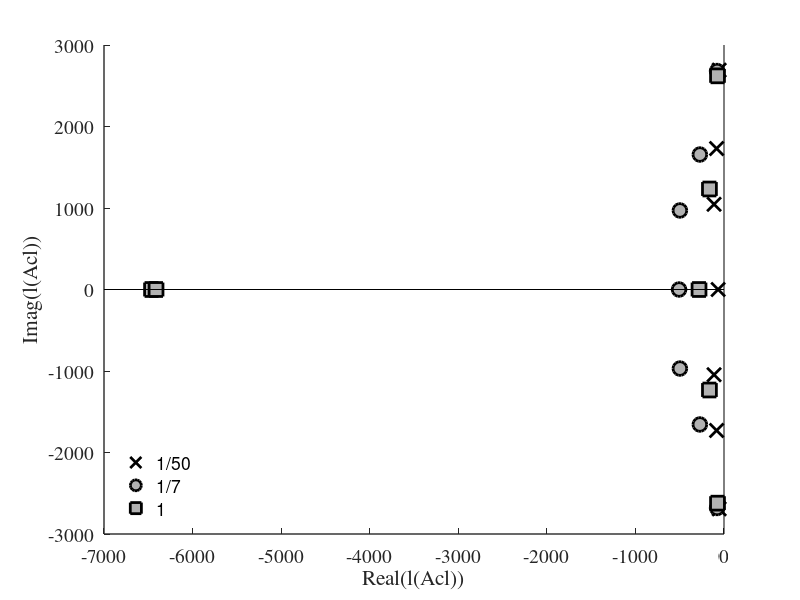

The MATLAB script that drew this image: (Note: this script raises an error after producing the figure.)
% =========================================================================
% HVDC - four-terminal scheme
% 
% Developed by: F. Bianchi, E. Prieto, S. Matta
%% =========================================================================
close all, clear all
fpath = './DCtech';

% =========================================================================
%% Network values
C1 = 150e-6;
C2 = 150e-6;
C3 = 150e-6;
C4 = 150e-6;
R1 = 0.5;
R2 = 0.25;
R3 = 0.4;
L1 = 0.005;
L2 = 0.0025;
L3 = 0.004;

% State-space model
A = [0,     0,      0,     0,      -1/C1,   -1/C1,    0;
     0,     0,      0,     0,       0,       1/C2,   -1/C2;
     0,     0,      0,     0,       1/C3,    0,       0;
     0,     0,      0,     0,       0,       0,       1/C4;
     1/L1,  0,     -1/L1,  0,      -R1/L1,   0,       0;
     1/L2, -1/L2,   0,     0,       0,      -R2/L2,   0;
     0,     1/L3,   0,    -1/L3,    0,       0,      -R3/L3];
B = [1/C1,  0,      0,     0;
     0,     1/C2,   0,     0;
     0,     0,     -1/C3,  0;
     0,     0,      0,    -1/C4;
     0,     0,      0,     0;
     0,     0,      0,     0;
     0,     0,      0,     0];
C = [1, 0,  0,  0,  0,  0,  0;
     0, 1,  0,  0,  0,  0,  0;
     0, 0,  1,  0,  0,  0,  0;
     0, 0,  0,  1,  0,  0,  0];
D = zeros(4);

Bw = B(:,1:2); Bu = B(:,3:4);
Cz = C(1:2,:); Cy = C(3:4,:);

% =========================================================================
% Open loop transfers
G = ss(A,B,C,D);

Gzw = G(1:2,1:2); zpk(Gzw); 
Gzu = G(1:2,3:4); zpk(Gzu); 
Gyw = G(3:4,1:2); zpk(Gyw); 
Gyu = G(3:4,3:4); zpk(Gyu); 

% gains
Kgi = [100 50 20 7 3 1];
Kg  = 1./Kgi;
for ii=1:length(Kgi)
    lgtext{ii} = sprintf('1/%d',Kgi(ii));
end
lgtext{6} = '1';
P  = diag([1 1]);
% colors
ColorSet = diag(linspace(0,0.5,2))*ones(2,3);
LineSet  = {'-','--','-.'};

% =========================================================================
%% Stability
%
Hf = figure('Name','Closed loop poles');
Ha = axes('ColorOrder', ColorSet,...
    'LineWidth',1,...
    'Fontname','times',...
    'Fontsize',14,...
    'NextPlot','add');

%for ii=1:2:length(Kg)
ii = 2;
eiAcl(:,ii) = eig(A+Kg(ii)*Bu*P*Cy);
plot(real(eiAcl(:,ii)),imag(eiAcl(:,ii)),'x',...
    'MarkerEdgeColor',ColorSet(1,:),...
    'MarkerFaceColor',ColorSet(1,:),...
    'LineWidth',2,...
    'MarkerSize',10)
ii = 4;
eiAcl(:,ii) = eig(A+Kg(ii)*Bu*P*Cy);
plot(real(eiAcl(:,ii)),imag(eiAcl(:,ii)),'o',...
    'MarkerEdgeColor',ColorSet(1,:),...
    'MarkerFaceColor',0.7*[1 1 1],...
    'LineWidth',2,...
    'MarkerSize',10)
ii = 6;
eiAcl(:,ii) = eig(A+Kg(ii)*Bu*P*Cy);
plot(real(eiAcl(:,ii)),imag(eiAcl(:,ii)),'s',...
    'MarkerEdgeColor',ColorSet(1,:),...
    'MarkerFaceColor',0.7*[1 1 1],...
    'LineWidth',2,...
    'MarkerSize',10)
plot([0 0],3000*[-1 1],'k')
plot([-7000 0],[0 0],'k')
% end
% ylabel('Imag(\lambda(A_{cl}))'); xlabel('Real(\lambda(A_{cl}))');
ylabel('Imag(l(Acl))'); xlabel('Real(l(Acl))');
legend(lgtext{[2 4 6]},'Location','SouthWest'), legend boxoff
print('-depsc2',[fpath 'fig_eigAcl_c1.eps'])

% det(1+L(jw))
% w = logspace(-1,4,2000);
% LL1 = frd(eye(2)+Gyu,w); rLL1 = frdata(LL1);
% LL2 = frd(eye(2)+5*Gyu,w); rLL2 = frdata(LL2);
% for ii=1:length(w)
%     dl1(ii) = det(rLL1(:,:,ii));
%     dl2(ii) = det(rLL2(:,:,ii));
% end
% plot(real(dl1),imag(dl1))
% hold
% plot(real(dl2),imag(dl2),'r')


% =========================================================================
%% Closed loop transfers
systemnames = 'G';
inputvar = '[w{2};r{2};u{2}]';
outputvar = '[G(1:2);-r+G(3:4);-r+G(3:4)]';
input_to_G = '[w;u]';
G2 = sysic;

clear Gcl
for ii=1:length(Kg)
    Gcl(:,:,ii) = lft(G2,Kg(ii)*P);
end

% frequencies
w = 2*pi*logspace(-1,3,1000);

% -------------------------------------------------------------------------
%% Figure: sensivitity
S = Gcl(3:4,3:4,:);
%
Hf = figure('Name','S');
Ha = axes('ColorOrder', ColorSet,'LineStyleOrder', LineSet,...
    'LineWidth',1,...
    'Fontname','times',...
    'Fontsize',14,...
    'NextPlot','add',...
    'XScale','log',...
    'Xlim',[1e-1 1e3],'Ylim',[-40 20]);
for ii=1:length(Kg)
    sv = sigma(S(:,:,ii),w);
    svSmx(:,ii) = 20*log10(sv(1,:)');
    svSmn(:,ii) = 20*log10(sv(2,:)');
end
semilogx(w/2/pi,svSmx')
semilogx(w/2/pi,svSmn','--')
ylabel('SVD (dB)'); xlabel('Frequency (Hz)');
legend(lgtext), legend boxoff
% print('-depsc2','fig_svS_c1.eps')

% -------------------------------------------------------------------------
%% Figure: SGyw
SGyw = Gcl(3:4,1:2,:);
Hf = figure('Name','SGyw');
Ha = axes('ColorOrder', ColorSet,'LineStyleOrder', LineSet,...
    'Fontname','times',...
    'Fontsize',14,...
    'XScale','log',...
    'NextPlot','add',...
    'Xlim',[1e-1 1e3],'Ylim',[-20 50]);
for ii=1:length(Kg)
    sv = sigma(SGyw(:,:,ii),w);
    svSGyw(:,ii) = 20*log10(sv(1,:)');
end
% limits
emax = 20*log10(22.5); 
h = area([0.1 200 2000],[emax emax emax+20]); 
set(h,'FaceColor',[1 1 1]*0.9,'BaseValue',-20,'LineWidth',0.5)
%
Hl = semilogx(w/2/pi,svSGyw','LineWidth',1);
set(Hl(3),'LineWidth',2);
ylabel('SVD (dB)'); xlabel('Frequency (Hz)');
legend(Hl,lgtext,'Location','SouthWest'), legend boxoff
print('-depsc2',[fpath 'fig_svSGyw_c1.eps'])
% svd(freqresp(Gyu,0)\freqresp(Gyw,0))
% dcgain
[Nyu,d] = tfdata(Gyu); Nyu = [Nyu{1,1}(end) Nyu{1,2}(end); Nyu{2,1}(end) Nyu{2,2}(end)];
[Nyw,d] = tfdata(Gzu); Nyw = [Nyw{1,1}(end) Nyw{1,2}(end); Nyw{2,1}(end) Nyw{2,2}(end)];

% -------------------------------------------------------------------------
%% Figure: KSGyw
for ii=1:length(Kg)
    KSGyw(:,:,ii) = Kg(ii)*SGyw(:,:,ii);
end
Hf = figure('Name','KSGyw');
Ha = axes('ColorOrder', ColorSet,'LineStyleOrder', LineSet,...
    'Fontname','times',...
    'Fontsize',14,...
    'NextPlot','add',...
    'XScale','log',...
    'Xlim',[1e-1 1e3],'Ylim',[-40 20]);
for ii=1:length(Kg)
    sv = sigma(KSGyw(:,:,ii),w);
    svKSGyw(:,ii) = 20*log10(sv(1,:)');
end
% limits
emax = 20*log10(1.50); 
h = area([0.1 200 2000],[emax emax emax-20]); 
set(h,'FaceColor',[1 1 1]*0.9,'BaseValue',-40,'LineWidth',0.5)
%
Hl = semilogx(w/2/pi,svKSGyw','LineWidth',1);
set(Hl(3),'LineWidth',2);
ylabel('SVD (dB)'); xlabel('Frequency (Hz)');
legend(Hl,lgtext,'Location','SouthWest'), legend boxoff
print('-depsc2',[fpath 'fig_svKSGyw_c1.eps'])

% -------------------------------------------------------------------------
%% Figure: GzuKS
GzuKS = Gcl(1:2,3:4,:);
Hf = figure('Name','GzuKS');
Ha = axes('ColorOrder', ColorSet,'LineStyleOrder', LineSet,...
    'LineWidth',1,...
    'Fontname','times',...
    'Fontsize',14,...
        'NextPlot','add',...
        'XScale','log',...
        'Xlim',[1e-1 1e3],'Ylim',[-40 20]);
for ii=1:length(Kg)
    sv = sigma(GzuKS(:,:,ii),w);
    svGzuKS(:,ii) = 20*log10(sv(1,:)');
end
Hl = semilogx(w/2/pi,svGzuKS','LineWidth',1);
ylabel('SVD (dB)'); xlabel('Frequency (Hz)');
set(Hl(3),'LineWidth',2);
legend(Hl,lgtext,'Location','SouthWest'), legend boxoff
% print('-depsc2','fig_svGzuKS_c1.eps')
% dcgain
[Nyu,d] = tfdata(Gyu); Nyu = [Nyu{1,1}(end) Nyu{1,2}(end); Nyu{2,1}(end) Nyu{2,2}(end)];
[Nzu,d] = tfdata(Gzu); Nzu = [Nzu{1,1}(end) Nzu{1,2}(end); Nzu{2,1}(end) Nzu{2,2}(end)];
% svd(freqresp(Gzu,0)/freqresp(Gyu,0))

% -------------------------------------------------------------------------
%% Figure: Gzw_GzuKSGyw
Gzw_GzuKSGyw = Gcl(1:2,1:2,:);
Hf = figure('Name','Gzw_GzuKSGyw');
Ha = axes('ColorOrder', ColorSet,'LineStyleOrder', LineSet,...
    'LineWidth',1,...
    'Fontname','times',...
    'Fontsize',14,...
        'NextPlot','add',...
        'XScale','log',...
        'Xlim',[1e-1 1e3],'Ylim',[-20 50]);
for ii=1:length(Kg)
    sv = sigma(Gzw_GzuKSGyw(:,:,ii),w);
    svGzw_GzuKSGyw(:,ii) = 20*log10(sv(1,:)');
end
% limits
emax = 20*log10(22.5); 
h = area([0.1 200 2000],[emax emax emax+20]); 
set(h,'FaceColor',[1 1 1]*0.9,'BaseValue',-20,'LineWidth',0.5)
%
Hl = semilogx(w/2/pi,svGzw_GzuKSGyw','LineWidth',1);
set(Hl(3),'LineWidth',2);
ylabel('SVD (dB)'); xlabel('Frequency (Hz)');
legend(Hl,lgtext,'Location','SouthWest'), legend boxoff
print('-depsc2',[fpath 'fig_svGzw_GzuKSGyw_c1.eps'])

%%
Kg = 1/22.5;
Gcl_0 = lft(G2,Kg*eye(2));
Gzw_GzuKSGyw = Gcl_0(1:2,1:2);
dcgain(Gzw_GzuKSGyw)*[667;667]
totalbus=dcgain(Gzw_GzuKSGyw)*[667;667]+[145e3;145e3]
%%
Kg = 1/20;
Gcl_0 = lft(G2,Kg*eye(2));
Gzw_GzuKSGyw = Gcl_0(1:2,1:2);
dcgain(Gzw_GzuKSGyw)*[633.2;633.2]
totalbus=dcgain(Gzw_GzuKSGyw)*[633.2;633.2]+[145e3;145e3]




